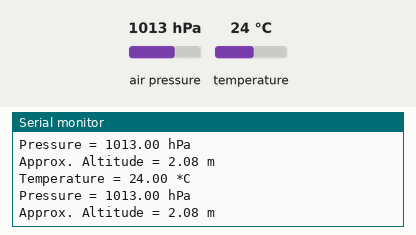
This sketch was run on a simulated ESP8266 (NodeMCU). Parts: the last lines printed to the serial monitor. The inputs (shaded band) are chosen by the test bench; at power-on: air pressure 1013 hPa, temperature 24 °C.

Above: at 1.2 s.
1.3 s: air pressure set to 952 hPa
At 2.0 s:
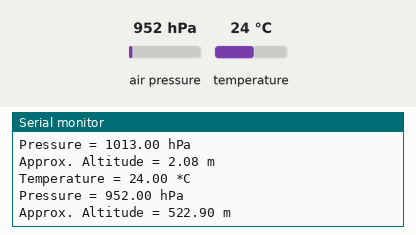
2.8 s: temperature set to 12 °C
At 3.5 s:
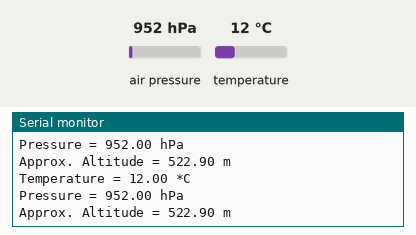
4.3 s: air pressure set to 975 hPa
At 5.1 s:
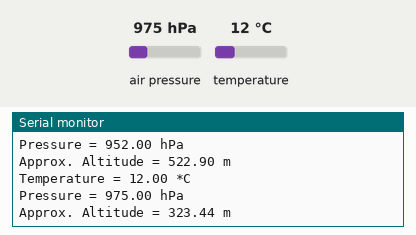
Timing chart, 0 to 7.3 s (numbered marks = the images above; inputs shaded):
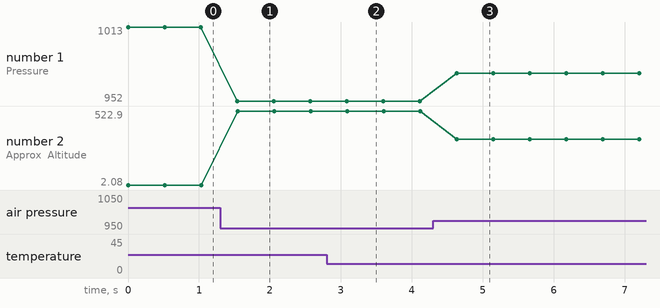

The sketch:

BMP280_SPI.ino
```cpp
#include <Wire.h>
#include <SPI.h>

#include <Adafruit_BMP280.h>

#define BMP_SCK D5
#define BMP_MISO D6
#define BMP_MOSI D7
#define BMP_CS D8

Adafruit_BMP280 bmp(BMP_CS, BMP_MOSI, BMP_MISO, BMP_SCK); // SPI

void setup() {
  Serial.begin(9600);

  bool status;

  status = bmp.begin(118);

  if (!status) {
    Serial.println("Could not find a valid bmp280 sensor, check wiring!");
    while (1);
  }
}

void loop() {
  Serial.print("Temperature = ");
  Serial.print(bmp.readTemperature());
  Serial.println(" *C");

  Serial.print("Pressure = ");
  Serial.print(bmp.readPressure() / 100.0F);
  Serial.println(" hPa");

  Serial.print("Approx. Altitude = ");
  Serial.print(bmp.readAltitude());
  Serial.println(" m");

  Serial.println();

  delay(500);
}
```

Measured:
- after the input at 1.3 s, the serial monitor: prints a new line after 0.24 s (image 1)
- after the input at 2.8 s, the serial monitor: prints a new line after 0.28 s (image 2)
- after the input at 4.3 s, the serial monitor: prints a new line after 0.33 s (image 3)
- plotted number 1: 1013 → 952 after the input at 1.3 s, 952 → 975 after the input at 4.3 s
- plotted number 2: 2.08 → 522.9 after the input at 1.3 s, 522.9 → 323.44 after the input at 4.3 s
